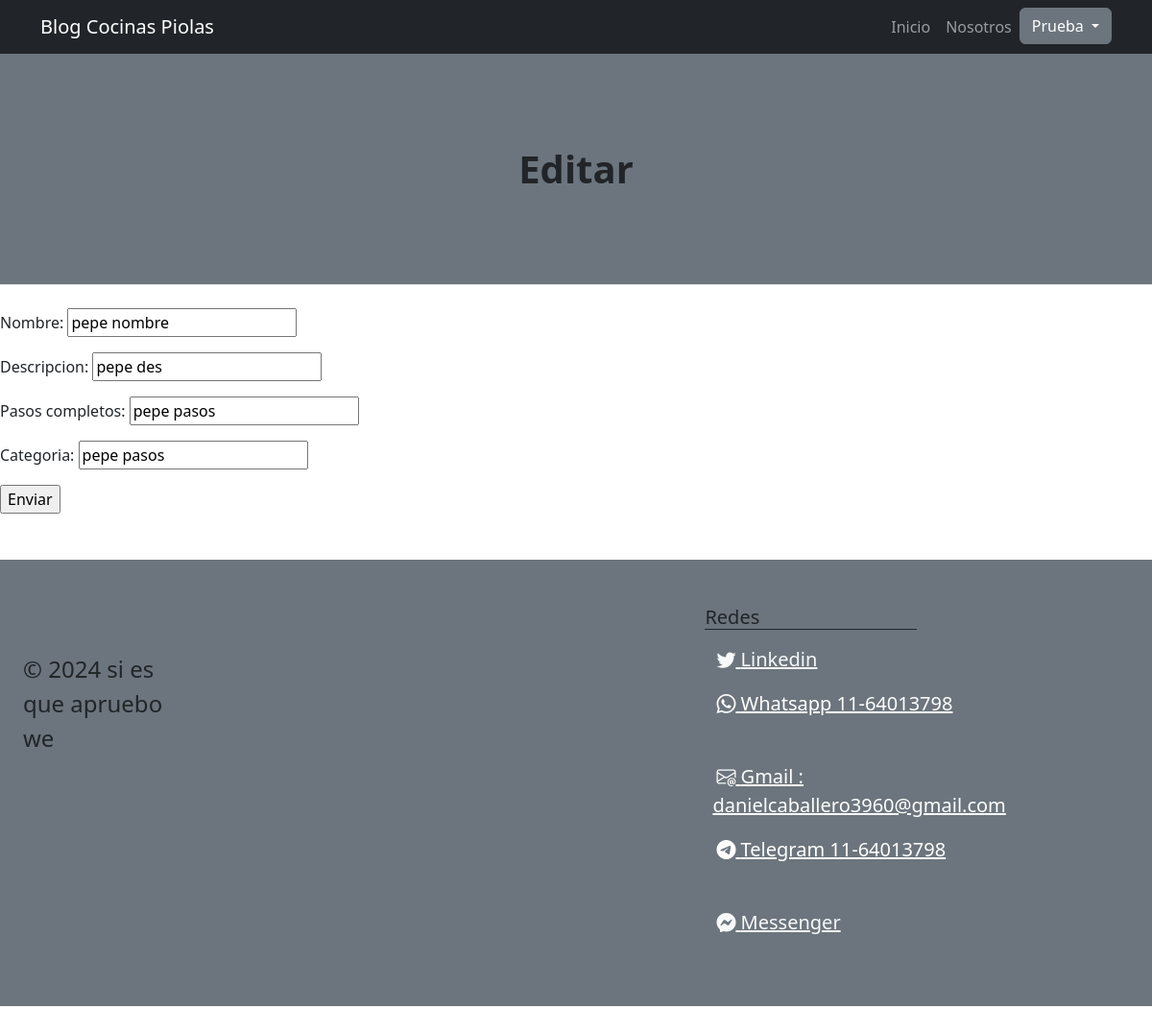
The app's page /editar/10/ (signed in) with its own data.
### AppBlogCocina/models.py (models this page shows, shortened)
class Receta(models.Model):
    nombre = models.CharField(max_length=40)
    descripcion = models.CharField(max_length=800)
    pasos_completos = models.CharField(max_length=8000)
    categoria = models.CharField(max_length=200)
    user = models.ForeignKey(User, on_delete=models.CASCADE)

### AppBlogCocina/views.py (the view)
# urls.py: path('editar/<int:pk>/', views.RecetaUpdateView.as_view(), name='Edit'),
class RecetaUpdateView(LoginRequiredMixin , UserPassesTestMixin , UpdateView ):
    model = Receta
    template_name = "AppBlogCocina/receta_edit.html"
    success_url = "/listaRecetas/"
    fields = [
            "nombre",
            "descripcion",
            "pasos_completos",
            "categoria",
        ]
    def test_func(self):
        my_obj=self.get_object()
        return my_obj.user_id == self.request.user.id

### AppBlogCocina/templates/AppBlogCocina/receta_edit.html (shortened to what this page needs)
{% extends 'AppBlogCocina/base.html' %}
{% load static %}
{% block headerFrase %}
    <h1 class="fw-bolder">Editar</h1>
{% endblock headerFrase %}
{% block main %}
<form action="" method="POST">
    {{ form.as_p }}
    <input type="submit" value="Enviar">
</form>
{% endblock main%}

### AppBlogCocina/templates/AppBlogCocina/base.html (shortened to what this page needs)
<!DOCTYPE html>
<html lang="en">
    <head>
        {% load static %}
        <link href="{% static 'AppBlogCocina/css/styles.css' %}" rel="stylesheet" />
        <link rel="stylesheet" href="https://cdn.jsdelivr.net/npm/bootstrap-icons@1.11.3/font/bootstrap-icons.min.css">
    </head>
    <body>
        <nav class="navbar navbar-expand-lg navbar-dark bg-dark">
            <div class="container">
                <a class="navbar-brand" href="#!">Blog Cocinas Piolas</a>
                <div class="collapse navbar-collapse" id="navbarSupportedContent">
                    <ul class="navbar-nav ms-auto mb-2 mb-lg-0">
                        <li class="nav-item"><a class="nav-link" href="{% url 'Inicio' %}">Inicio</a></li>
                        <li class="nav-item"><a class="nav-link" href="{% url 'About' %}">Nosotros</a></li>
                        {% if request.user.is_authenticated %}
                            <div class="dropdown">
                                <button class="btn btn-secondary dropdown-toggle" type="button" id="dropdownMenuButton1" data-bs-toggle="dropdown" aria-expanded="false">
                                    {{ request.user.username }}
                                </button>
                            </div>
                        {% endif %}
                    </ul>
                </div>
            </div>
        </nav>
        <header class="py-5 bg-secondary border-bottom mb-4">
            <div class="container">
                <div class="text-center my-5">
                    {% block headerFrase %}{% endblock headerFrase %}
                </div>
            </div>
        </header>
        {% block main %}
        {% endblock main %}
        <div class="w-100 bg-secondary">
            <footer class="footer row row-cols-1 row-cols-md-8 row-cols-lg-5 py-5 my-5">
              <div class="footer-col col mb-3">
                <a href="/" class="d-flex align-items-center mb-3 link-body-emphasis text-decoration-none">
                  <svg class="bi me-2" width="40" height="32"><use xlink:href="#bootstrap"></use></svg>
                </a>
                <p class="text-body-secondary fs-4 px-4">© 2024 si es que apruebo we</p>
              </div>
              <div class="col mb-3">
              </div>
              <div class="col mb-3">
              </div>
              <div class="col mb-3">
                <h5 class="border-bottom border-dark">Redes</h5>
                <ul class="nav flex-column">
                  <li class="p-2"><a href="https://www.linkedin.com/in/daniel-caballero-b005a0246/" class="p-0 p-1 rounded text-light bi bi-twitter fs-5"> Linkedin</a></li>
                  <li class="p-2"><a href="#" class="p-0 p-1 rounded text-bg-secondary bi bi-whatsapp fs-5"> Whatsapp 11-64013798</a></li>
                  <li class="p-2"><a href="#" class="p-0 p-1 rounded text-bg-secondary bi bi-envelope-at fs-5"> Gmail : danielcaballero3960@gmail.com</a></li>
                  <li class="p-2"><a href="#" class="p-0 p-1 rounded text-bg-secondary bi bi-telegram fs-5"> Telegram 11-64013798</a></li>
                  <li class="p-2"><a href="https://www.facebook.com/daniel.caballero.16100/" class="p-0 p-1 rounded text-light bi bi-messenger fs-5"> Messenger</a></li>
                </ul>
              </div>
    </body>
</html>

### records on screen
Receta: nombre "pepe nombre", descripcion "pepe des", pasos_completos "pepe pasos", categoria "pepe pasos"

### other values on screen
{{ request.user.username }} "Prueba"
